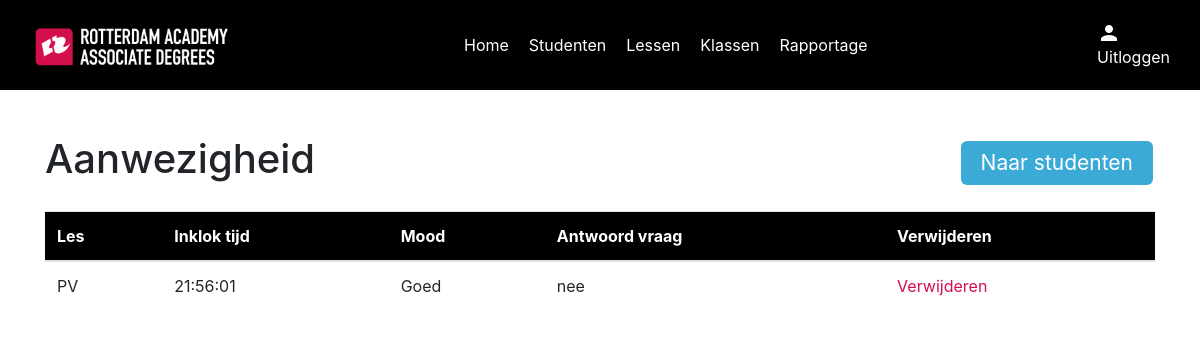
The page /students/7997/aanwezigheid on the database its author committed.
### models/attendanceModel.py (models this page shows)
class Attendance(db.Model):
    __tablename__ = 'attendance'
    id = db.Column(db.Integer, primary_key=True)
    checkin_time = db.Column(DateTime, default=datetime.now, nullable=False)
    status = db.Column(db.String(100), nullable=False)
    mood = db.Column(db.String(100), nullable=True)
    question_answer = db.Column(db.String(200), nullable=True)
    student_id = db.Column(Integer, ForeignKey('user.id'), nullable=False)
    lesson_id = db.Column(db.String(255), ForeignKey('lesson.id'), nullable=False)
    lesson = relationship('Lesson', backref='attendance_list')
    def to_dict(self):
        lesson_obj = self.lesson.to_dict() if self.lesson else None
        return {
            'id': self.id,
            'checkin_time': self.checkin_time,
            'status': self.status,
            'mood': self.mood,
            'question_answer': self.question_answer,
            'student_id': self.student_id,
            'lesson': lesson_obj
        }

### models/lessonModel.py (models this page shows)
class Lesson(db.Model):
    id = db.Column(db.String(255), primary_key=True)
    name = db.Column(db.String(100), nullable=True)
    question = db.Column(db.String(600), nullable=True)
    date = db.Column(db.String(200), nullable=False)
    start_time = db.Column(db.String(200), nullable=False)
    end_time = db.Column(db.String(200), nullable=False)
    attendance_records = relationship('Attendance', backref='lesson_record', cascade='all, delete')
    classes = relationship('LessonClass', backref=db.backref('lesson_record', lazy=True), cascade='all, delete')
    def to_dict(self):
        return {
            'id': self.id,
            'name': self.name,
            'question': self.question,
            'date': self.date,
            'start_time': self.start_time,
            'end_time': self.end_time,
            'classes': [{'id': c.class_id,
                         'name': c.classes.name if c.classes else ''
                         } for c in self.classes],
        }

### routes/studentRoutes.py (the view)
    @app.route('/students/<id>/aanwezigheid', methods=['GET'])
    def attendance_student(id):
        attendances = Attendance.query.filter(Attendance.student_id == id).all()
        attendance_dicts = [attendance.to_dict() for attendance in attendances]
        return render_template("/students/attendance/index.html", id=id, attendances=attendance_dicts)

### templates/students/attendance/index.html (shortened to what this page needs)
{% include "layout.html" %}
{% block content %}
{% include "navigation.html" %}
<div class="container">
    <div class="index" id="attendance">
        <div class="top-content">
            <h1>Aanwezigheid</h1>
            <a href="/studenten_overzicht" class="button">Naar studenten</a>
        </div>
        <table class="table">
            <thead style="background-color: black; color: #fff;">
            <tr>
                <th scope="Les">Les</th>
                <th scope="Checkin-time">Inklok tijd</th>
                <th scope="Checkin-time">Mood</th>
                <th scope="Checkin-time">Antwoord vraag</th>
                <th scope="Delete">Verwijderen</th>
            </tr>
            </thead>
            <tbody>
            {% for attendance in attendances %}
            <tr>
                <td>{{ attendance.lesson.name }}</td>
                <td>{{ attendance.checkin_time.strftime('%H:%M:%S') }}</td>
                <td>{{ attendance.mood }}</td>
                <td>{{ attendance.question_answer }}</td>
                <td><a href="#" data-id="{{ attendance.student_id }}" class="red showDeleteRowModal" data-toggle="modal" data-target="#deleteRowConfirmation">Verwijderen</a>
                </td>
            </tr>
            {% endfor %}
            </tbody>
        </table>
    </div>
</div>
{% endblock %}

### static/css/style.css (style rules this page uses)
:root { --black: #000; --white: #fff; --racRed: #D30E4C; --racBlue: #3CAAD7; --textColor: #272727; }
.container { position: relative; top: 90px; }
.button { background-color: var(--racBlue); border: none; color: var(--white); padding: 6px 20px; text-align: center; display: inline-block; font-size: 21px; margin: 4px 2px; border-radius: 6px; }
.red { color: var(--racRed) !important; }
.index .top-content { display: flex; justify-content: space-between; align-items: center; margin: 45px 0 20px 0; }

### rows shown on the page
Attendance: lesson.name "PV", checkin_time "21:56:01", mood "Goed", question_answer "nee"
